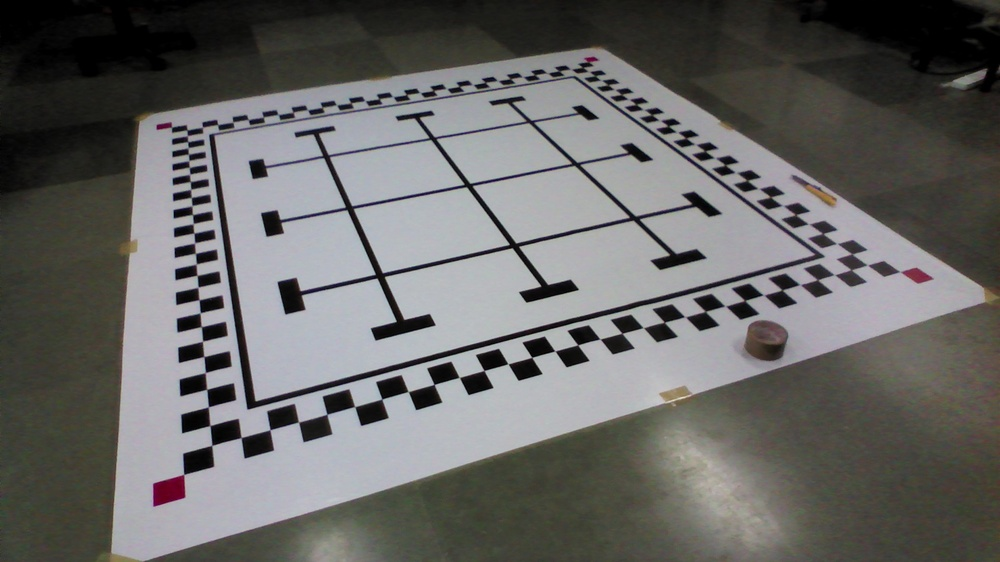
%> input picture Camera Calibration Toolbox for Matlab - Arena/calib_example/Cam Arena/Image1.jpg, 1000 x 562 px, shrunk from 1920 x 1080 before the run
$ octave --eval "result = getAllPoints(imread('../../../Camera Calibration Toolbox for Matlab - Arena/calib_example/Cam Arena/Image1.jpg'));"   (GNU Octave 9; MATLAB toolbox functions it lacks are replaced by stand-ins)
%> lines starting %> are read from the running program, lines starting %| are printed output that depends on the picture; in (x1, y1, x2, y2) boxes, pixels count from 0 and x2, y2 are one past the last pixel; in counts of white or black regions, pixels touching at a corner belong together; the program's own positions count from 1
### Video processing GUI(Red Patch)/TOOLBOX_calib/extrinsic/detectBotRedPatch.m
function[BotCentroid, ConvexImage, ExtremaBoxBot, boundingBoxBot, stats, patch] = detectBotRedPatch(data)
    % data = imread('vlcsnap_small.png');

    % Now to track red objects in real time
    % we have to subtract the red component
    % from the grayscale image to extract the red components in the image.
    diff_im = imsubtract(data(:,:,1), rgb2gray(data));
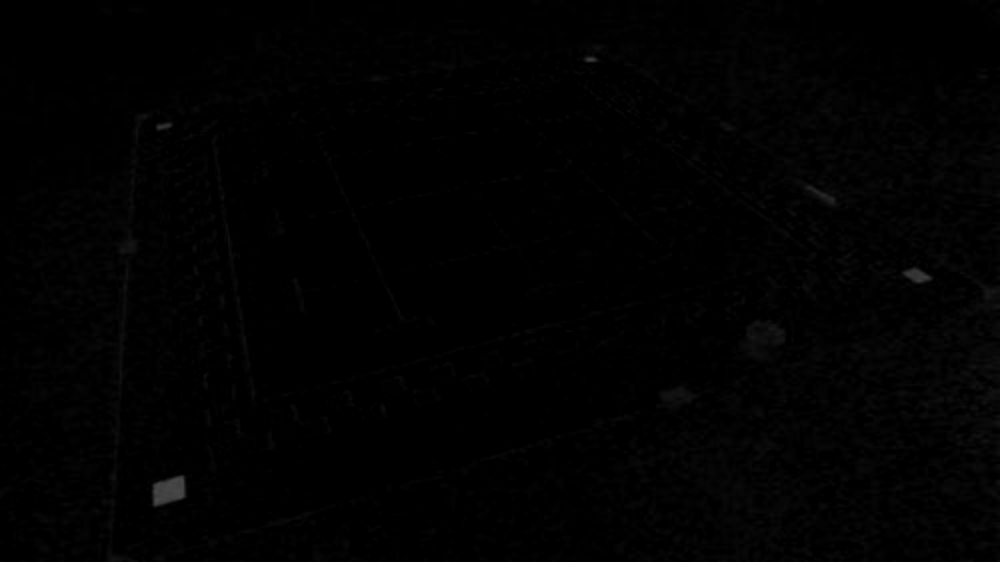
%> diff_im: size 562x1000 uint8; min 0, max 73, mean 1.5
    %Use a median filter to filter out noise
    diff_im = medfilt2(diff_im, [3 3]);
    % Convert the resulting grayscale image into a binary image.
    diff_im = im2bw(diff_im,0.24);
%> diff_im: size 562x1000 logical; 0.1% white; 1 white region, box (x1, y1, x2, y2) and area: (154, 478, 183, 504) 539


%     %% detect green
%     diff_im = imsubtract(data(:,:,2), rgb2gray(data));
%     %Use a median filter to filter out noise
%     diff_im = medfilt2(diff_im, [3 3]);
%     % Convert the resulting grayscale image into a binary image.
%     diff_im = im2bw(diff_im,0.05);


    % Remove all those pixels less than 300px
    diff_im = bwareaopen(diff_im,500);

    % Label all the connected components in the image.
    bw = bwlabel(diff_im, 8);
%> bw: size 562x1000 double; values 0 (black) and 1 (white), 0.1% white; 1 white region

    % Here we do the image blob analysis.
    % We get a set of properties for each labeled region.
    stats = regionprops(bw, 'BoundingBox', 'Centroid', 'Area', 'Extrema', 'ConvexImage');
%> stats = 1 region; box (x1, y1, x2, y2), Area and Centroid: (154, 478, 183, 504) 539 [169.6 491.3]

% [12 lines of commented-out code are left out]
    min_y = stats(1).Centroid(1,2);
%> min_y = 491.3
    min_obj = 1;
    for object = 2:length(stats)
         y=stats(object).Centroid(1,2);
         if y < min_y
             min_y=y;
             min_obj=object;
         end
    end
%> this loop made 0 passes
%> after the loop, min_obj = 1
    boundingBoxBot = stats(min_obj).BoundingBox;
%> boundingBoxBot = [154.5 478.5 29 26]

    ExtremaBoxBot = stats(min_obj).Extrema;
%> ExtremaBoxBot = [176.5 478.5; 182.5 478.5; 183.5 479.5; 183.5 497.5; 158.5 504.5; 156.5 504.5; 154.5 492.5; 154.5 490.5]

    ConvexImage = stats(min_obj).ConvexImage;
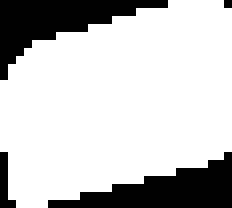
%> ConvexImage: size 26x29 logical (shown 8 times larger); 77.6% white; 4 black regions (2 under 20 px), largest, box (x1, y1, x2, y2) and area: (0, 0, 21, 10) 81, (6, 19, 29, 26) 79

    BotCentroid = stats(min_obj).Centroid;
%> BotCentroid = [169.6 491.3]

    boundingBoxBot = round(boundingBoxBot);
%> boundingBoxBot = [155 479 29 26]
    width = boundingBoxBot(3);
%> width = 29
    height = boundingBoxBot(4);
%> height = 26
    patch = diff_im(boundingBoxBot(2):boundingBoxBot(2)+height-1,boundingBoxBot(1):boundingBoxBot(1)+width-1,:);
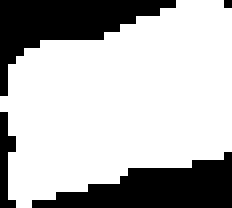
%> patch: size 26x29 logical (shown 8 times larger); 71.5% white; 4 black regions (2 under 20 px)
    patch = imfill(patch,'holes');

% [74 lines of commented-out code are left out]

end

### Video processing GUI/TOOLBOX_calib/extrinsic/detectBotGreenPatch.m
function[BotCentroid, ConvexImage, ExtremaBoxBot, boundingBoxBot, stats] = detectBotGreenPatch(data)
%     % data = imread('vlcsnap_small.png');
%
%     % Now to track red objects in real time
%     % we have to subtract the red component
%     % from the grayscale image to extract the red components in the image.
%     diff_im = imsubtract(data(:,:,1), rgb2gray(data));
%     %Use a median filter to filter out noise
%     diff_im = medfilt2(diff_im, [3 3]);
%     % Convert the resulting grayscale image into a binary image.
%     diff_im = im2bw(diff_im,0.18);

%     %% detect green
%     hsv_img = rgb2hsv(data);
%
%     hue_img = hsv_img(:,:,1);
%     hue_img(hue_img<0.15)=0;
%     hue_img(hue_img>0.6)=0;
%     hue_img(hue_img>0)=1;
%
%     saturation_img = hsv_img(:,:,2);
%     saturation_img(saturation_img<0.36)=0;
%     saturation_img(saturation_img>0)=1;
%
%     value_img = hsv_img(:,:,3);
%     value_img(value_img>0.8)=0;
%     value_img(value_img>0)=1;
%
%     diff_im = (hue_img & saturation_img & value_img);
%
%     diff_im = medfilt2(diff_im, [3 3]);

    %% detect green
    diff_im = imsubtract(data(:,:,2), rgb2gray(data));
    %Use a median filter to filter out noise
    diff_im = medfilt2(diff_im, [3 3]);
    % Convert the resulting grayscale image into a binary image.
    diff_im = im2bw(diff_im,0.02);


    % Remove all those pixels less than 300px
    diff_im = bwareaopen(diff_im,10);

    % Label all the connected components in the image.
    bw = bwlabel(diff_im, 8);

    % Here we do the image blob analysis.
    % We get a set of properties for each labeled region.
    stats = regionprops(bw, 'BoundingBox', 'Centroid', 'Area', 'Extrema', 'ConvexImage');

%     Finding bounding box of red color on bot.
    min_y = stats(1).Centroid(1,2);
    min_obj = 1;
    for object = 2:length(stats)
         y=stats(object).Centroid(1,2);
         if y < min_y
             min_y=y;
             min_obj=object;
         end
    end
    boundingBoxBot = stats(min_obj).BoundingBox;

    ExtremaBoxBot = stats(min_obj).Extrema;

    ConvexImage = stats(min_obj).ConvexImage;

    BotCentroid = stats(min_obj).Centroid;

% [74 lines of commented-out code are left out]

end

### Video processing GUI(Red Patch)/TOOLBOX_calib/extrinsic/getAllPoints.m
% [38 lines of commented-out code are left out]

%%
function [greenPatchCentroid, blackPatchCentroid, BotCentroid, boundingBoxBot, cornerPoints] = getAllPoints(I)

cornerPoints = [];

[BotCentroid, ConvexImage, ExtremaBoxBot, boundingBoxBot, stats, redBI] = detectBotRedPatch(I);
%> BotCentroid = [169.6 491.3]; boundingBoxBot = [155 479 29 26]

% redBI = imdilate(redBI,strel('disk',2));

boundingBoxBot = round(boundingBoxBot);
width = boundingBoxBot(3);
%> width = 29
height = boundingBoxBot(4);
%> height = 26
patch = I(boundingBoxBot(2):boundingBoxBot(2)+height-1,boundingBoxBot(1):boundingBoxBot(1)+width-1,:);
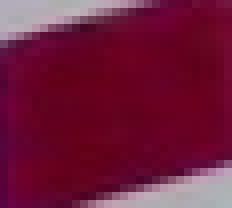
%> patch: size 26x29x3 uint8 (shown 8 times larger); mean R, G, B 112.4, 26.5, 58.9

patchRedBI = uint8(repmat(redBI,1,1,3)).*patch;
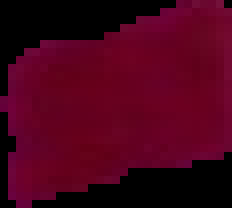
%> patchRedBI: size 26x29x3 uint8 (shown 8 times larger); mean R, G, B 73.5, 1.1, 25.9
invRedBI = uint8(~redBI);
%> invRedBI: size 26x29 uint8; values 0 (black) and 1 (white), 28.5% white; 4 white regions (2 under 20 px), largest, box (x1, y1, x2, y2) and area: (0, 0, 22, 12) 101, (4, 19, 29, 26) 98
invRedBI(invRedBI == 1) = 255;
invPatchRedBI = uint8(repmat(invRedBI,1,1,3))+patchRedBI;

% [4 lines of commented-out code are left out]

%% Find cetroid of green patch
[greenPatchCentroid, ~, ~, ~, ~] = detectBotGreenPatch(patchRedBI);
%> in detectBotGreenPatch, `diff_im = imsubtract(data(:,:,2), rgb2gray(data));`: diff_im: size 26x29 uint8; every value is 0
%> in detectBotGreenPatch, `bw = bwlabel(diff_im, 8);`: bw: size 26x29 double; every value is 0
%> in detectBotGreenPatch, `stats = regionprops(bw, 'BoundingBox', 'Centroid', 'Area', 'Extrema', ..`: stats = 0 regions
%> the run ends on the next line
greenPatchC = [greenPatchCentroid(2),greenPatchCentroid(1)];
greenPatchCentroid(1) = boundingBoxBot(1)+greenPatchCentroid(1)-1;
greenPatchCentroid(2) = boundingBoxBot(2)+greenPatchCentroid(2)-1;
greenPatchCentroid = round(greenPatchCentroid);

%% Find centroid of black patch
[blackPatchCentroid, ~, ~, ~, ~] = detectBotBlackPatch(invPatchRedBI);
blackPatchC = [blackPatchCentroid(2),blackPatchCentroid(1)];
blackPatchCentroid(1) = boundingBoxBot(1)+blackPatchCentroid(1)-1;
blackPatchCentroid(2) = boundingBoxBot(2)+blackPatchCentroid(2)-1;
blackPatchCentroid = round(blackPatchCentroid);

% [25 lines of commented-out code are left out]
end
